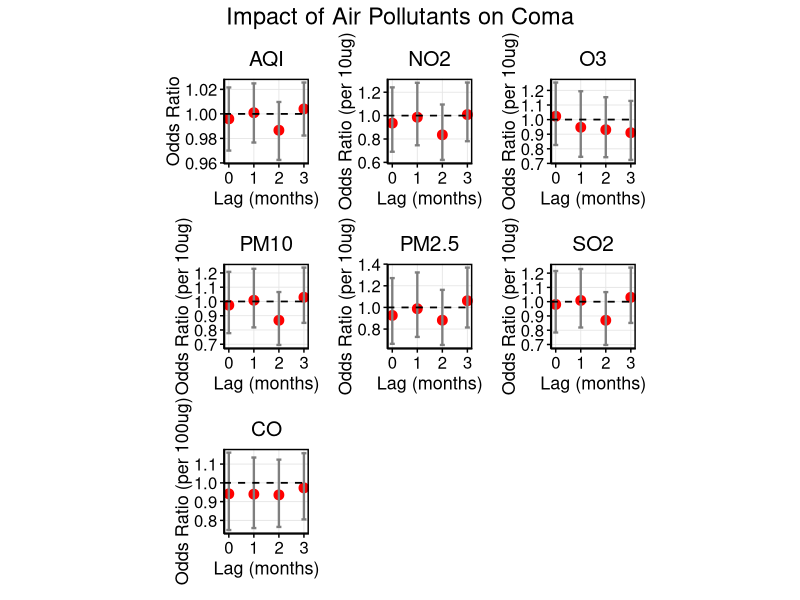
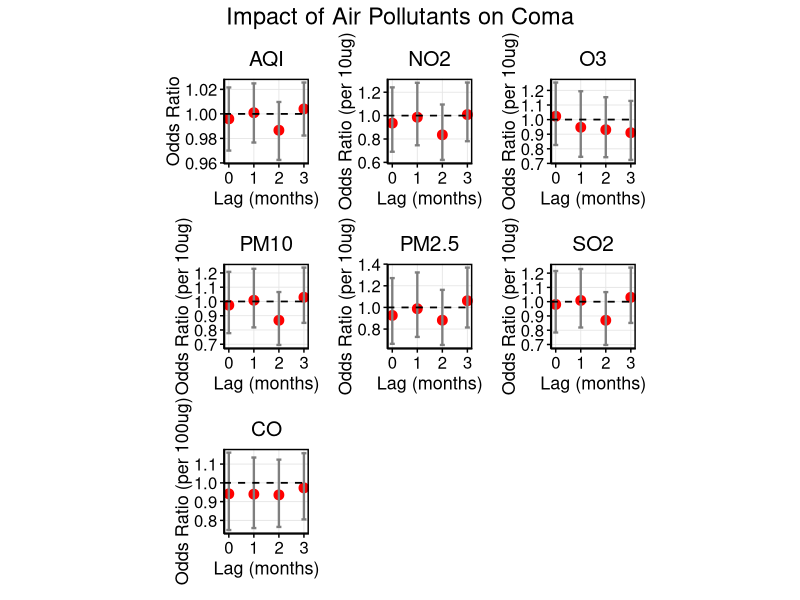

R code for these plots, in order:
setwd("/Users/shij/Documents/GitHub/NMDA_data_analysis/")
my.dat<-readxl::read_xlsx("NMDA_with_population_sex_ratio_age_portion.xlsx")
setwd("/Users/shij/Documents/GitHub/NMDA_data_analysis/251211/")

# ============================
# 1. Load Required Packages
# ============================
library(ggplot2)
library(dplyr)
library(tidyr)
library(broom)
library(patchwork)   # For combining plots
library(writexl)     # For exporting table
# Note: We don't need 'ordinal' for binary outcome, but keeping for compatibility

# ============================
# 2. Simplify Outcome Variable Name & Convert to Factor
# ============================
# Rename column for simplicity
names(my.dat)[names(my.dat) == "Coma"] <- "Coma"  # Already simple, but ensure it exists

# Check current class
class(my.dat$Coma)
table(my.dat$Coma)  # Should show 0 and 1

# Convert to factor (binary logistic regression expects factor or 0/1)
my.dat$Coma <- factor(my.dat$Coma, levels = c(0, 1), ordered = FALSE)

# Verify
str(my.dat$Coma)

# ============================
# 3. Define Pollutants and Lags
# ============================
pollutants <- c("AQI", "NO2", "O3", "CO", "PM10", "PM2.5", "SO2")  # CO is 4th
lags <- c("M0", "M1", "M2", "M3")

# Create column name patterns
pollutant_cols <- sapply(pollutants, function(p) {
  paste0(p, "_", lags)
}, simplify = FALSE)

# ============================
# 4. Fit Binary Logistic Regression for Each Pollutant-Lag
# ============================
results_list <- list()

for (pollutant in pollutants) {
  lag_cols <- pollutant_cols[[pollutant]]
  for (lag_col in lag_cols) {
    # Check if column has variation and not all NA
    data_col <- my.dat[[lag_col]]
    if (all(is.na(data_col)) || length(unique(data_col[!is.na(data_col)])) <= 1) {
      message("Skipping ", lag_col, " — no variation or all NA")
      next
    }
    
    # Fit binary logistic regression
    model <- glm(Coma ~ ., data = my.dat[, c("Coma", lag_col)], 
                 family = binomial, na.action = na.omit)
    
    # Extract summary
    model_summary <- tidy(model, conf.int = TRUE, exponentiate = TRUE) %>%
      filter(term == lag_col) %>%
      mutate(Pollutant = pollutant,
             Lag = gsub(".*_", "", lag_col),
             Lag_Num = as.numeric(gsub("M", "", lag_col)))
    
    results_list <- append(results_list, list(model_summary))
  }
}

# Combine all results
results_df <- bind_rows(results_list)

# ============================
# 5. Clean and Format Results
# ============================
results_df <- results_df %>%
  mutate(
    Lag = trimws(toupper(Lag)),
    Lag.Num = as.numeric(gsub("^M(\\d+)$", "\\1", Lag))
  ) %>%
  filter(!is.na(Lag.Num))

# # ============================
# # 6. Create 7 Individual Plots (One per Pollutant) — NO TEXT LABELS
# # ============================
# # Get pollutants in desired order
# pollutants_plot <- c("AQI", "NO2", "O3", "CO", "PM10", "PM2.5", "SO2")
# 
# # Create list of individual plots
# plot_list <- lapply(pollutants_plot, function(poll) {
#   df_sub <- results_df %>% filter(Pollutant == poll)
#   
#   p <- ggplot(df_sub, aes(x = Lag.Num, y = estimate, ymin = conf.low, ymax = conf.high)) +
#     geom_point(color = "red", size = 3) +
#     geom_errorbar(width = 0.2, color = "gray50", size = 0.8) +
#     geom_hline(yintercept = 1, linetype = "dashed", color = "black", size = 0.6) +
#     labs(
#       x = "Lag (months)",
#       y = "Odds Ratio (OR)",
#       title = poll
#     ) +
#     theme_minimal() +
#     theme(
#       panel.border = element_rect(color = "black", fill = NA, size = 1),
#       panel.background = element_blank(),
#       panel.grid.major = element_line(color = "gray90", size = 0.3),
#       panel.grid.minor = element_blank(),
#       axis.line = element_line(color = "black", size = 0.5),
#       axis.ticks = element_line(color = "black", size = 0.5),
#       axis.text = element_text(size = 12, color = "black"),
#       axis.title = element_text(size = 13, color = "black"),
#       plot.title = element_text(hjust = 0.5, size = 15, color = "black"),
#       plot.margin = margin(10, 10, 10, 10),
#       axis.title.y = element_text(angle = 90, vjust = 0.5),
#       aspect.ratio = 1  # ← Forces square panels
#     ) +
#     # ✅ No text labels — remove all geom_text
#     # ✅ Tight x-axis: no extra padding
#     scale_x_continuous(
#       breaks = c(0, 1, 2, 3), 
#       labels = c("0", "1", "2", "3"),
#       expand = expansion(add = c(0.1, 0.1))  # ← Tight padding
#     )
#   
#   return(p)
# })
# 
# # ============================
# # 7. Combine All 7 Plots in a Single Row — CO LAST
# # ============================
# p_combined <- plot_list[[1]] + plot_list[[2]] + plot_list[[3]] + plot_list[[5]] + 
#   plot_list[[6]] + plot_list[[7]] + plot_list[[4]] +
#   plot_annotation(title = "Impact of Pollutants on Coma",
#                   theme = theme(plot.title = element_text(hjust = 0.5, size = 17, color = "black")))
# 
# # Display plot
# print(p_combined)
# 
# # Optional: Save as PNG
# ggsave("NMDAR_Coma_Ordinal_Regression_NoText.png", p_combined, width = 12, height = 15, dpi = 300, units = "in")

# ============================
# 6. Create 7 Individual Plots (One per Pollutant) — NO TEXT LABELS
# ============================
# Get pollutants in desired order
pollutants_plot <- c("AQI", "NO2", "O3", "CO", "PM10", "PM2.5", "SO2")

# Create list of individual plots
plot_list <- lapply(pollutants_plot, function(poll) {
  df_sub <- results_df %>% filter(Pollutant == poll)
  
  # Apply transformation based on pollutant
  if (poll == "CO") {
    df_sub <- df_sub %>%
      mutate(
        y = estimate^0.1,
        ymin = conf.low^0.1,
        ymax = conf.high^0.1
      )
    y_label <- "Odds Ratio (per 100ug)"
  }else if (poll == "AQI") {
    df_sub <- df_sub %>%
      mutate(
        y = estimate^1,
        ymin = conf.low^1,
        ymax = conf.high^1
      )
    y_label <- "Odds Ratio"
  } else {
    df_sub <- df_sub %>%
      mutate(
        y = estimate^10,
        ymin = conf.low^10,
        ymax = conf.high^10
      )
    y_label <- "Odds Ratio (per 10ug)"
  }
  
  p <- ggplot(df_sub, aes(x = Lag.Num, y = y, ymin = ymin, ymax = ymax)) +
    geom_point(color = "red", size = 3) +
    geom_errorbar(width = 0.2, color = "gray50", size = 0.8) +
    geom_hline(yintercept = 1, linetype = "dashed", color = "black", size = 0.6) +
    labs(
      x = "Lag (months)",
      y = y_label,  # ← Custom y-label per pollutant
      title = poll
    ) +
    theme_minimal() +
    theme(
      panel.border = element_rect(color = "black", fill = NA, size = 1),
      panel.background = element_blank(),
      panel.grid.major = element_line(color = "gray90", size = 0.3),
      panel.grid.minor = element_blank(),
      axis.line = element_line(color = "black", size = 0.5),
      axis.ticks = element_line(color = "black", size = 0.5),
      axis.text = element_text(size = 12, color = "black"),
      axis.title = element_text(size = 13, color = "black"),
      plot.title = element_text(hjust = 0.5, size = 15, color = "black"),
      plot.margin = margin(10, 10, 10, 10),
      axis.title.y = element_text(angle = 90, vjust = 0.5),
      aspect.ratio = 1  # ← Forces square panels
    ) +
    scale_x_continuous(
      breaks = c(0, 1, 2, 3), 
      labels = c("0", "1", "2", "3"),
      expand = expansion(add = c(0.1, 0.1))  # ← Tight padding
    )
  
  return(p)
})

# ============================
# 7. Combine All 7 Plots in a Single Row — CO LAST
# ============================
p_combined <- plot_list[[1]] + plot_list[[2]] + plot_list[[3]] + plot_list[[5]] + 
  plot_list[[6]] + plot_list[[7]] + plot_list[[4]] +
  plot_annotation(title = "Impact of Air Pollutants on Coma",
                  theme = theme(plot.title = element_text(hjust = 0.5, size = 17, color = "black")))

# Display plot
print(p_combined)

# Optional: Save as PNG
ggsave("NMDAR_Coma.png", p_combined, width = 12, height = 15, dpi = 300, units = "in")

# ============================
# 8. Create Clean Results Table (Include CO, OR, 95% CI, p-value)
# ============================

# # Create clean table
# table_df <- results_df %>%
#   select(Pollutant, Lag, estimate, conf.low, conf.high, p.value) %>%
#   mutate(
#     `Odds Ratio (OR)` = round(estimate, 4),
#     `95% CI` = paste0(round(conf.low, 4), " – ", round(conf.high, 4)),
#     `p-value` = ifelse(p.value < 0.001, 
#                        format(p.value, scientific = TRUE, digits = 2),
#                        round(p.value, 4)),
#     `Pollutant & Lag` = paste(Pollutant, Lag, sep = "_")
#   ) %>%
#   arrange(Pollutant, Lag) %>%
#   select(`Pollutant & Lag`, `Odds Ratio (OR)`, `95% CI`, `p-value`)

library(writexl)

# Create clean table with transformed ORs and CIs
table_df <- results_df %>%
  select(Pollutant, Lag, estimate, conf.low, conf.high, p.value) %>%
  mutate(
    # Apply transformation based on pollutant
    transformed_estimate = ifelse(Pollutant == "CO", estimate^0.1, estimate^10),
    transformed_conf.low = ifelse(Pollutant == "CO", conf.low^0.1, conf.low^10),
    transformed_conf.high = ifelse(Pollutant == "CO", conf.high^0.1, conf.high^10),
    
    # Format for display
    `Odds Ratio (OR)` = round(transformed_estimate, 4),
    `95% CI` = paste0(
      round(transformed_conf.low, 4), 
      " – ", 
      round(transformed_conf.high, 4)
    ),
    `p-value` = ifelse(p.value < 0.001, 
                       format(p.value, scientific = TRUE, digits = 2),
                       round(p.value, 4)),
    `Pollutant & Lag` = paste(Pollutant, Lag, sep = "_")
  ) %>%
  arrange(Pollutant, Lag) %>%
  select(`Pollutant & Lag`, `Odds Ratio (OR)`, `95% CI`, `p-value`)

# Export to Excel file
write_xlsx(table_df, "NMDAR_Coma_Results_Table.xlsx")
